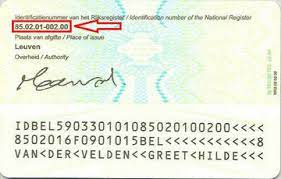
#> input picture data/raw/12.jpeg, 281 x 179 px
$ python -i utils.py   (imports and definitions only)
#> lines starting #> are read from the running program, lines starting #| are printed output that depends on the picture; after the words box and inside, x2 and y2 are one past the last pixel; in counts of white or black regions, pixels touching at a corner belong together
from typing import List
import imutils
import cv2
import numpy as np
from typing import List


def get_skew_angle(cvImage: np.array) -> float:
    # Prep image, copy, convert to gray scale, blur, and threshold
    newImage = cvImage.copy()
    # gray = cv2.cvtColor(newImage, cv2.COLOR_BGR2GRAY)
    blur = cv2.GaussianBlur(newImage, (3, 3), 0)
    thresh = cv2.threshold(blur, 0, 255, cv2.THRESH_BINARY_INV + cv2.THRESH_OTSU)[1]

    # Apply dilate to merge text into meaningful lines/paragraphs.
    # Use larger kernel on X axis to merge characters into single line, cancelling out any spaces.
    # But use smaller kernel on Y axis to separate between different blocks of text
    kernel = cv2.getStructuringElement(cv2.MORPH_RECT, (3, 3))
    dilate = cv2.dilate(thresh, kernel, iterations=3)

    # Find all contours
    contours, hierarchy = cv2.findContours(
        dilate, cv2.RETR_LIST, cv2.CHAIN_APPROX_SIMPLE
    )
    contours = sorted(contours, key=cv2.contourArea, reverse=True)

    # Find largest contour and surround in min area box
    largestContour = contours[0]
    minAreaRect = cv2.minAreaRect(largestContour)

    # Determine the angle. Convert it to the value that was originally used to obtain skewed image
    angle = minAreaRect[-1]
    # allContourAngles = [cv2.minAreaRect(c)[-1] for c in contours]
    # angle = sum(allContourAngles) / len(allContourAngles)
    if angle < -45:
        angle = 90 + angle
    if angle > 45:
        angle = 90 - angle
        angle = -1 * angle
    return -1.0 * angle


def rotate_image(cvImage: np.array, angle: float) -> np.array:
    newImage = cvImage.copy()
    (h, w) = newImage.shape[:2]
    center = (w // 2, h // 2)
    M = cv2.getRotationMatrix2D(center, angle, 1.0)
    newImage = cv2.warpAffine(
        newImage, M, (w, h), flags=cv2.INTER_CUBIC, borderMode=cv2.BORDER_REPLICATE
    )
    return newImage


# Deskew image
def deskew(cvImage: np.array) -> np.array:
    angle = get_skew_angle(cvImage)
    return rotate_image(cvImage, -1.0 * angle)


# [54 lines left out: functions separate_lines, separate_characters, not called in this run]

>>> import cv2
>>> picture = cv2.imread('../../data/raw/12.jpeg', cv2.IMREAD_GRAYSCALE)
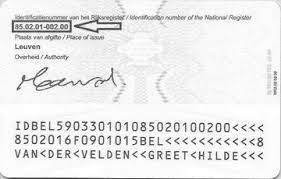
#> picture: shape (179, 281); min 35, max 255, mean 233.6
>>> result = deskew(picture)
#> in get_skew_angle, `blur = cv2.GaussianBlur(newImage, (3, 3), 0)`:
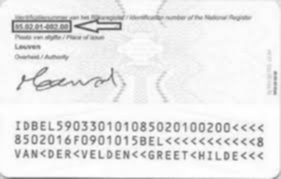
#> blur: shape (179, 281); min 86, max 255, mean 233.9
#> in get_skew_angle, `thresh = cv2.threshold(blur, 0, 255, cv2.THRESH_BINARY_INV + cv2.THRES..`:
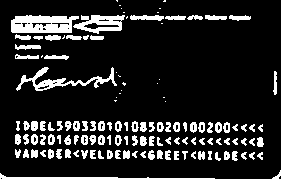
#> thresh: shape (179, 281); 14.3% white; 132 white regions (22 under 20 px), largest, box (x1, y1, x2, y2) and area: (11, 15, 79, 33) 956, (16, 67, 117, 91) 627, (73, 15, 125, 34) 546
#> in get_skew_angle, `dilate = cv2.dilate(thresh, kernel, iterations=3)`:
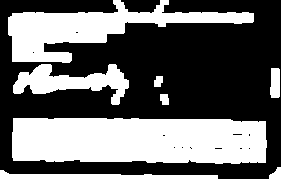
#> dilate: shape (179, 281); 40.9% white; 8 white regions
#> in get_skew_angle, `contours, hierarchy = cv2.findContours( dilate, cv2.RETR_LIST, cv2.CHA..`: contours = 20 contours, 12 with area under 20; largest, box (x1, y1, x2, y2) and area: (12, 118, 267, 164) 10692, (8, 0, 254, 63) 5538, (13, 64, 129, 105) 1994, (0, 170, 218, 179) 802, (270, 68, 280, 98) 239, (269, 167, 281, 179) 79, (160, 94, 169, 105) 69, (154, 76, 163, 87) 65
#> in get_skew_angle, `largestContour = contours[0]`: largestContour = contour of 80 points, box (x1, y1, x2, y2) (12, 118, 267, 164), area 10692
#> in get_skew_angle, `minAreaRect = cv2.minAreaRect(largestContour)`: minAreaRect = ((139, 140.1), (44.16, 254.1), -89.38)
#> in get_skew_angle, `angle = minAreaRect[-1]`: angle = -89.38
#> in get_skew_angle, `angle = 90 + angle`: angle = 0.623
#> in deskew, `angle = get_skew_angle(cvImage)`: angle = -0.623
#> in rotate_image, `newImage = cv2.warpAffine( newImage, M, (w, h), flags=cv2.INTER_CUBIC,..`:
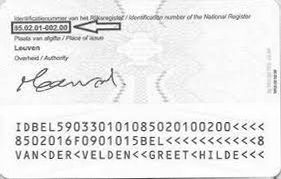
#> newImage: shape (179, 281); min 40, max 255, mean 233.8
